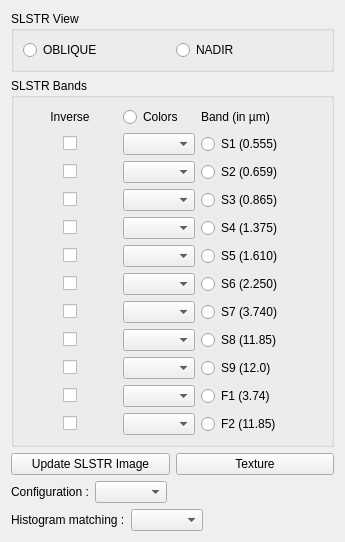
         <widget class="QWidget" name="tabSLSTR">
          <attribute name="title">
           <string>SLSTR</string>
          </attribute>
          <layout class="QVBoxLayout" name="verticalLayout_23">
           <item>
            <widget class="QGroupBox" name="groupBox_4">
             <property name="title">
              <string>SLSTR View</string>
             </property>
             <layout class="QHBoxLayout" name="horizontalLayout_97">
              <item>
               <widget class="QRadioButton" name="rbOblique">
                <property name="text">
                 <string>OBLIQUE</string>
                </property>
               </widget>
              </item>
              <item>
               <widget class="QRadioButton" name="rbNadir">
                <property name="text">
                 <string>NADIR</string>
                </property>
               </widget>
              </item>
             </layout>
            </widget>
           </item>
           <item>
            <widget class="QGroupBox" name="groupBox_3">
             <property name="title">
              <string>SLSTR Bands</string>
             </property>
             <layout class="QVBoxLayout" name="verticalLayout_22">
              <item>
               <layout class="QGridLayout" name="gridLayout_8">
                <item row="5" column="1">
                 <widget class="QComboBox" name="cmbS5">
                  <property name="maximumSize">
                   <size>
                    <width>80</width>
                    <height>16777215</height>
                   </size>
                  </property>
                 </widget>
                </item>
                <item row="6" column="2">
                 <widget class="QRadioButton" name="rbS6">
                  <property name="text">
                   <string>S6 (2.250)</string>
                  </property>
                 </widget>
                </item>
                <item row="1" column="1">
                 <widget class="QComboBox" name="cmbS1">
                  <property name="maximumSize">
                   <size>
                    <width>80</width>
                    <height>16777215</height>
                   </size>
                  </property>
                 </widget>
                </item>
                <item row="6" column="0">
                 <layout class="QHBoxLayout" name="horizontalLayout_91">
                  <item>
                   <spacer name="horizontalSpacer_126">
                    <property name="orientation">
                     <enum>Qt::Horizontal</enum>
                    </property>
                    <property name="sizeHint" stdset="0">
                     <size>
                      <width>40</width>
                      <height>20</height>
                     </size>
                    </property>
                   </spacer>
                  </item>
                  <item>
                   <widget class="QCheckBox" name="chkInverseS6">
                    <property name="text">
                     <string/>
                    </property>
                   </widget>
                  </item>
                  <item>
                   <spacer name="horizontalSpacer_127">
                    <property name="orientation">
                     <enum>Qt::Horizontal</enum>
                    </property>
                    <property name="sizeHint" stdset="0">
                     <size>
                      <width>40</width>
                      <height>20</height>
                     </size>
                    </property>
                   </spacer>
                  </item>
                 </layout>
                </item>
                <item row="1" column="0">
                 <layout class="QHBoxLayout" name="horizontalLayout_86">
                  <item>
                   <spacer name="horizontalSpacer_116">
                    <property name="orientation">
                     <enum>Qt::Horizontal</enum>
                    </property>
                    <property name="sizeHint" stdset="0">
                     <size>
                      <width>40</width>
                      <height>20</height>
                     </size>
                    </property>
                   </spacer>
                  </item>
                  <item>
                   <widget class="QCheckBox" name="chkInverseS1">
                    <property name="text">
                     <string/>
                    </property>
                   </widget>
                  </item>
                  <item>
                   <spacer name="horizontalSpacer_117">
                    <property name="orientation">
                     <enum>Qt::Horizontal</enum>
                    </property>
                    <property name="sizeHint" stdset="0">
                     <size>
                      <width>40</width>
                      <height>20</height>
                     </size>
                    </property>
                   </spacer>
                  </item>
                 </layout>
                </item>
                <item row="8" column="1">
                 <widget class="QComboBox" name="cmbS8">
                  <property name="maximumSize">
                   <size>
                    <width>80</width>
                    <height>16777215</height>
                   </size>
                  </property>
                 </widget>
                </item>
                <item row="6" column="1">
                 <widget class="QComboBox" name="cmbS6">
                  <property name="maximumSize">
                   <size>
                    <width>80</width>
                    <height>16777215</height>
                   </size>
                  </property>
                 </widget>
                </item>
                <item row="2" column="0">
                 <layout class="QHBoxLayout" name="horizontalLayout_87">
                  <item>
                   <spacer name="horizontalSpacer_118">
                    <property name="orientation">
                     <enum>Qt::Horizontal</enum>
                    </property>
                    <property name="sizeHint" stdset="0">
                     <size>
                      <width>40</width>
                      <height>20</height>
                     </size>
                    </property>
                   </spacer>
                  </item>
                  <item>
                   <widget class="QCheckBox" name="chkInverseS2">
                    <property name="text">
                     <string/>
                    </property>
                   </widget>
                  </item>
                  <item>
                   <spacer name="horizontalSpacer_119">
                    <property name="orientation">
                     <enum>Qt::Horizontal</enum>
                    </property>
                    <property name="sizeHint" stdset="0">
                     <size>
                      <width>40</width>
                      <height>20</height>
                     </size>
                    </property>
                   </spacer>
                  </item>
                 </layout>
                </item>
                <item row="4" column="1">
                 <widget class="QComboBox" name="cmbS4">
                  <property name="maximumSize">
                   <size>
                    <width>80</width>
                    <height>16777215</height>
                   </size>
                  </property>
                 </widget>
                </item>
                <item row="11" column="0">
                 <layout class="QHBoxLayout" name="horizontalLayout_96">
                  <item>
                   <spacer name="horizontalSpacer_136">
                    <property name="orientation">
                     <enum>Qt::Horizontal</enum>
                    </property>
                    <property name="sizeHint" stdset="0">
                     <size>
                      <width>40</width>
                      <height>20</height>
                     </size>
                    </property>
                   </spacer>
                  </item>
                  <item>
                   <widget class="QCheckBox" name="chkInverseF2">
                    <property name="text">
                     <string/>
                    </property>
                   </widget>
                  </item>
                  <item>
                   <spacer name="horizontalSpacer_137">
                    <property name="orientation">
                     <enum>Qt::Horizontal</enum>
                    </property>
                    <property name="sizeHint" stdset="0">
                     <size>
                      <width>40</width>
                      <height>20</height>
                     </size>
                    </property>
                   </spacer>
                  </item>
                 </layout>
                </item>
                <item row="1" column="2">
                 <widget class="QRadioButton" name="rbS1">
                  <property name="text">
                   <string>S1 (0.555)</string>
                  </property>
                 </widget>
                </item>
                <item row="10" column="2">
                 <widget class="QRadioButton" name="rbF1">
                  <property name="text">
                   <string>F1 (3.74)</string>
                  </property>
                 </widget>
                </item>
                <item row="3" column="1">
                 <widget class="QComboBox" name="cmbS3">
                  <property name="maximumSize">
                   <size>
                    <width>80</width>
                    <height>16777215</height>
                   </size>
                  </property>
                 </widget>
                </item>
                <item row="2" column="1">
                 <widget class="QComboBox" name="cmbS2">
                  <property name="maximumSize">
                   <size>
                    <width>80</width>
                    <height>16777215</height>
                   </size>
                  </property>
                 </widget>
                </item>
                <item row="7" column="2">
                 <widget class="QRadioButton" name="rbS7">
                  <property name="text">
                   <string>S7 (3.740)</string>
                  </property>
                 </widget>
                </item>
                <item row="3" column="0">
                 <layout class="QHBoxLayout" name="horizontalLayout_88">
                  <item>
                   <spacer name="horizontalSpacer_120">
                    <property name="orientation">
                     <enum>Qt::Horizontal</enum>
                    </property>
                    <property name="sizeHint" stdset="0">
                     <size>
                      <width>40</width>
                      <height>20</height>
                     </size>
                    </property>
                   </spacer>
                  </item>
                  <item>
                   <widget class="QCheckBox" name="chkInverseS3">
                    <property name="text">
                     <string/>
                    </property>
                   </widget>
                  </item>
                  <item>
                   <spacer name="horizontalSpacer_121">
                    <property name="orientation">
                     <enum>Qt::Horizontal</enum>
                    </property>
                    <property name="sizeHint" stdset="0">
                     <size>
                      <width>40</width>
                      <height>20</height>
                     </size>
                    </property>
                   </spacer>
                  </item>
                 </layout>
                </item>
                <item row="8" column="2">
                 <widget class="QRadioButton" name="rbS8">
                  <property name="text">
                   <string>S8 (11.85)</string>
                  </property>
                 </widget>
                </item>
                <item row="0" column="2">
                 <widget class="QLabel" name="label_52">
                  <property name="text">
                   <string>Band (in µm)</string>
                  </property>
                 </widget>
                </item>
                <item row="5" column="2">
                 <widget class="QRadioButton" name="rbS5">
                  <property name="text">
                   <string>S5 (1.610)</string>
                  </property>
                 </widget>
                </item>
                <item row="10" column="0">
                 <layout class="QHBoxLayout" name="horizontalLayout_95">
                  <item>
                   <spacer name="horizontalSpacer_134">
                    <property name="orientation">
                     <enum>Qt::Horizontal</enum>
                    </property>
                    <property name="sizeHint" stdset="0">
                     <size>
                      <width>40</width>
                      <height>20</height>
                     </size>
                    </property>
                   </spacer>
                  </item>
                  <item>
                   <widget class="QCheckBox" name="chkInverseF1">
                    <property name="text">
                     <string/>
                    </property>
                   </widget>
                  </item>
                  <item>
                   <spacer name="horizontalSpacer_135">
                    <property name="orientation">
                     <enum>Qt::Horizontal</enum>
                    </property>
                    <property name="sizeHint" stdset="0">
                     <size>
                      <width>40</width>
                      <height>20</height>
                     </size>
                    </property>
                   </spacer>
                  </item>
                 </layout>
                </item>
                <item row="11" column="1">
                 <widget class="QComboBox" name="cmbF2">
                  <property name="maximumSize">
                   <size>
                    <width>80</width>
                    <height>16777215</height>
                   </size>
                  </property>
                 </widget>
                </item>
                <item row="4" column="2">
                 <widget class="QRadioButton" name="rbS4">
                  <property name="text">
                   <string>S4 (1.375)</string>
                  </property>
                 </widget>
                </item>
                <item row="8" column="0">
                 <layout class="QHBoxLayout" name="horizontalLayout_93">
                  <item>
                   <spacer name="horizontalSpacer_130">
                    <property name="orientation">
                     <enum>Qt::Horizontal</enum>
                    </property>
                    <property name="sizeHint" stdset="0">
                     <size>
                      <width>40</width>
                      <height>20</height>
                     </size>
                    </property>
                   </spacer>
                  </item>
                  <item>
                   <widget class="QCheckBox" name="chkInverseS8">
                    <property name="text">
                     <string/>
                    </property>
                   </widget>
                  </item>
                  <item>
                   <spacer name="horizontalSpacer_131">
                    <property name="orientation">
                     <enum>Qt::Horizontal</enum>
                    </property>
                    <property name="sizeHint" stdset="0">
                     <size>
                      <width>40</width>
                      <height>20</height>
                     </size>
                    </property>
                   </spacer>
                  </item>
                 </layout>
                </item>
                <item row="5" column="0">
                 <layout class="QHBoxLayout" name="horizontalLayout_90">
                  <item>
                   <spacer name="horizontalSpacer_124">
                    <property name="orientation">
                     <enum>Qt::Horizontal</enum>
                    </property>
                    <property name="sizeHint" stdset="0">
                     <size>
                      <width>40</width>
                      <height>20</height>
                     </size>
                    </property>
                   </spacer>
                  </item>
                  <item>
                   <widget class="QCheckBox" name="chkInverseS5">
                    <property name="text">
                     <string/>
                    </property>
                   </widget>
                  </item>
                  <item>
                   <spacer name="horizontalSpacer_125">
                    <property name="orientation">
                     <enum>Qt::Horizontal</enum>
                    </property>
                    <property name="sizeHint" stdset="0">
                     <size>
                      <width>40</width>
                      <height>20</height>
                     </size>
                    </property>
                   </spacer>
                  </item>
                 </layout>
                </item>
                <item row="9" column="0">
                 <layout class="QHBoxLayout" name="horizontalLayout_94">
                  <item>
                   <spacer name="horizontalSpacer_132">
                    <property name="orientation">
                     <enum>Qt::Horizontal</enum>
                    </property>
                    <property name="sizeHint" stdset="0">
                     <size>
                      <width>40</width>
                      <height>20</height>
                     </size>
                    </property>
                   </spacer>
                  </item>
                  <item>
                   <widget class="QCheckBox" name="chkInverseS9">
                    <property name="text">
                     <string/>
                    </property>
                   </widget>
                  </item>
                  <item>
                   <spacer name="horizontalSpacer_133">
                    <property name="orientation">
                     <enum>Qt::Horizontal</enum>
                    </property>
                    <property name="sizeHint" stdset="0">
                     <size>
                      <width>40</width>
                      <height>20</height>
                     </size>
                    </property>
                   </spacer>
                  </item>
                 </layout>
                </item>
                <item row="0" column="1">
                 <widget class="QRadioButton" name="rbColorSLSTR">
                  <property name="text">
                   <string>Colors</string>
                  </property>
                 </widget>
                </item>
                <item row="7" column="1">
                 <widget class="QComboBox" name="cmbS7">
                  <property name="maximumSize">
                   <size>
                    <width>80</width>
                    <height>16777215</height>
                   </size>
                  </property>
                 </widget>
                </item>
                <item row="9" column="1">
                 <widget class="QComboBox" name="cmbS9">
                  <property name="maximumSize">
                   <size>
                    <width>80</width>
                    <height>16777215</height>
                   </size>
                  </property>
                 </widget>
                </item>
                <item row="3" column="2">
                 <widget class="QRadioButton" name="rbS3">
                  <property name="text">
                   <string>S3 (0.865)</string>
                  </property>
                 </widget>
                </item>
                <item row="4" column="0">
                 <layout class="QHBoxLayout" name="horizontalLayout_89">
                  <item>
                   <spacer name="horizontalSpacer_122">
                    <property name="orientation">
                     <enum>Qt::Horizontal</enum>
                    </property>
                    <property name="sizeHint" stdset="0">
                     <size>
                      <width>40</width>
                      <height>20</height>
                     </size>
                    </property>
                   </spacer>
                  </item>
                  <item>
                   <widget class="QCheckBox" name="chkInverseS4">
                    <property name="text">
                     <string/>
                    </property>
                   </widget>
                  </item>
                  <item>
                   <spacer name="horizontalSpacer_123">
                    <property name="orientation">
                     <enum>Qt::Horizontal</enum>
                    </property>
                    <property name="sizeHint" stdset="0">
                     <size>
                      <width>40</width>
                      <height>20</height>
                     </size>
                    </property>
                   </spacer>
                  </item>
                 </layout>
                </item>
                <item row="9" column="2">
                 <widget class="QRadioButton" name="rbS9">
                  <property name="text">
                   <string>S9 (12.0)</string>
                  </property>
                 </widget>
                </item>
                <item row="0" column="0">
                 <widget class="QLabel" name="label_51">
                  <property name="text">
                   <string>Inverse</string>
                  </property>
                  <property name="alignment">
                   <set>Qt::AlignCenter</set>
                  </property>
                 </widget>
                </item>
                <item row="10" column="1">
                 <widget class="QComboBox" name="cmbF1">
                  <property name="maximumSize">
                   <size>
                    <width>80</width>
                    <height>16777215</height>
                   </size>
                  </property>
                 </widget>
                </item>
                <item row="7" column="0">
                 <layout class="QHBoxLayout" name="horizontalLayout_92">
                  <item>
                   <spacer name="horizontalSpacer_129">
                    <property name="orientation">
                     <enum>Qt::Horizontal</enum>
                    </property>
                    <property name="sizeHint" stdset="0">
                     <size>
                      <width>40</width>
                      <height>20</height>
                     </size>
                    </property>
                   </spacer>
                  </item>
                  <item>
                   <widget class="QCheckBox" name="chkInverseS7">
                    <property name="text">
                     <string/>
                    </property>
                   </widget>
                  </item>
                  <item>
                   <spacer name="horizontalSpacer_128">
                    <property name="orientation">
                     <enum>Qt::Horizontal</enum>
                    </property>
                    <property name="sizeHint" stdset="0">
                     <size>
                      <width>40</width>
                      <height>20</height>
                     </size>
                    </property>
                   </spacer>
                  </item>
                 </layout>
                </item>
                <item row="2" column="2">
                 <widget class="QRadioButton" name="rbS2">
                  <property name="text">
                   <string>S2 (0.659)</string>
                  </property>
                 </widget>
                </item>
                <item row="11" column="2">
                 <widget class="QRadioButton" name="rbF2">
                  <property name="text">
                   <string>F2 (11.85)</string>
                  </property>
                 </widget>
                </item>
                <item row="0" column="3">
                 <spacer name="horizontalSpacer_138">
                  <property name="orientation">
                   <enum>Qt::Horizontal</enum>
                  </property>
                  <property name="sizeHint" stdset="0">
                   <size>
                    <width>40</width>
                    <height>20</height>
                   </size>
                  </property>
                 </spacer>
                </item>
               </layout>
              </item>
             </layout>
            </widget>
           </item>
           <item>
            <layout class="QHBoxLayout" name="horizontalLayout_98">
             <item>
              <widget class="QPushButton" name="btnUpdateSLSTRImage">
               <property name="text">
                <string>Update SLSTR Image</string>
               </property>
              </widget>
             </item>
             <item>
              <widget class="QPushButton" name="btnTextureSLSTR">
               <property name="text">
                <string>Texture</string>
               </property>
              </widget>
             </item>
            </layout>
           </item>
           <item>
            <layout class="QHBoxLayout" name="horizontalLayout_99">
             <item>
              <widget class="QLabel" name="label_55">
               <property name="text">
                <string>Configuration :</string>
               </property>
              </widget>
             </item>
             <item>
              <widget class="QComboBox" name="comboSLSTRConfig"/>
             </item>
             <item>
              <spacer name="horizontalSpacer_139">
               <property name="orientation">
                <enum>Qt::Horizontal</enum>
               </property>
               <property name="sizeHint" stdset="0">
                <size>
                 <width>40</width>
                 <height>20</height>
                </size>
               </property>
              </spacer>
             </item>
            </layout>
           </item>
           <item>
            <layout class="QHBoxLayout" name="horizontalLayout_100">
             <item>
              <widget class="QLabel" name="label_56">
               <property name="text">
                <string>Histogram matching :</string>
               </property>
              </widget>
             </item>
             <item>
              <widget class="QComboBox" name="cmbHistogramSLSTR"/>
             </item>
             <item>
              <spacer name="horizontalSpacer_140">
               <property name="orientation">
                <enum>Qt::Horizontal</enum>
               </property>
               <property name="sizeHint" stdset="0">
                <size>
                 <width>40</width>
                 <height>20</height>
                </size>
               </property>
              </spacer>
             </item>
            </layout>
           </item>
          </layout>
         </widget>
